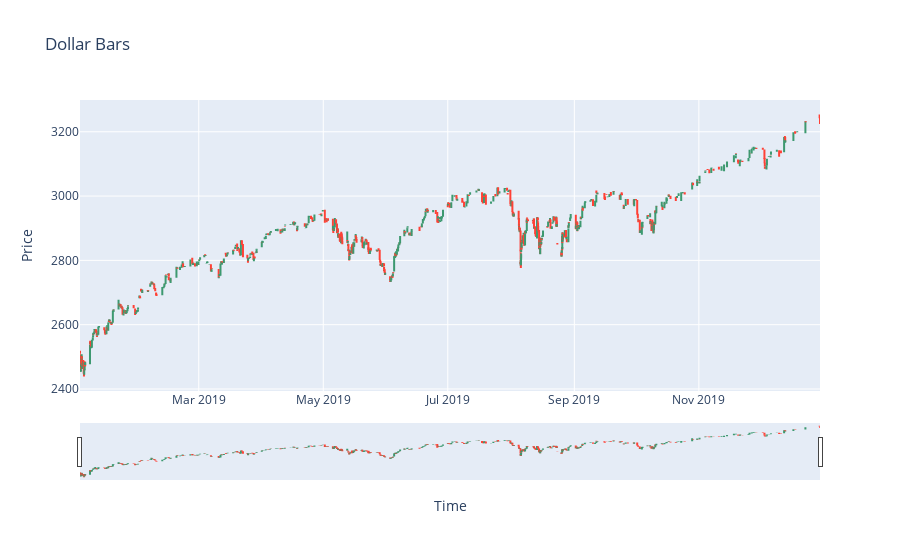

Notebook code for this chart:
### Code cell
# $30,000 per bar
dollar_bars = get_dollar_bars(data['price'].values, data['volume'].values, data['datetime'].values, 30000)
fig = go.Figure(
    data=[go.Candlestick(x=dollar_bars[:, 0], open=dollar_bars[:, 1],
                         high=dollar_bars[:, 2], low=dollar_bars[:, 3], close=dollar_bars[:, 4])]
).update_layout(xaxis_title="Time", yaxis_title="Price", title="Dollar Bars")
fig.show()

### Figure 1 — Plotly figure (JSON) as saved in the notebook; plotly's stock layout.template omitted (floating-point values rounded to 4 significant figures; data arrays with more than 128 entries replaced by an {"elided": "..."} marker saying what was removed)
{"data": [{"close": {"elided": "1236 float values"}, "high": {"elided": "1236 float values"}, "low": {"elided": "1236 float values"}, "open": {"elided": "1236 float values"}, "type": "candlestick", "x": {"elided": "1236 str values"}}], "layout": {"title": {"text": "Dollar Bars"}, "xaxis": {"title": {"text": "Time"}}, "yaxis": {"title": {"text": "Price"}}}}
